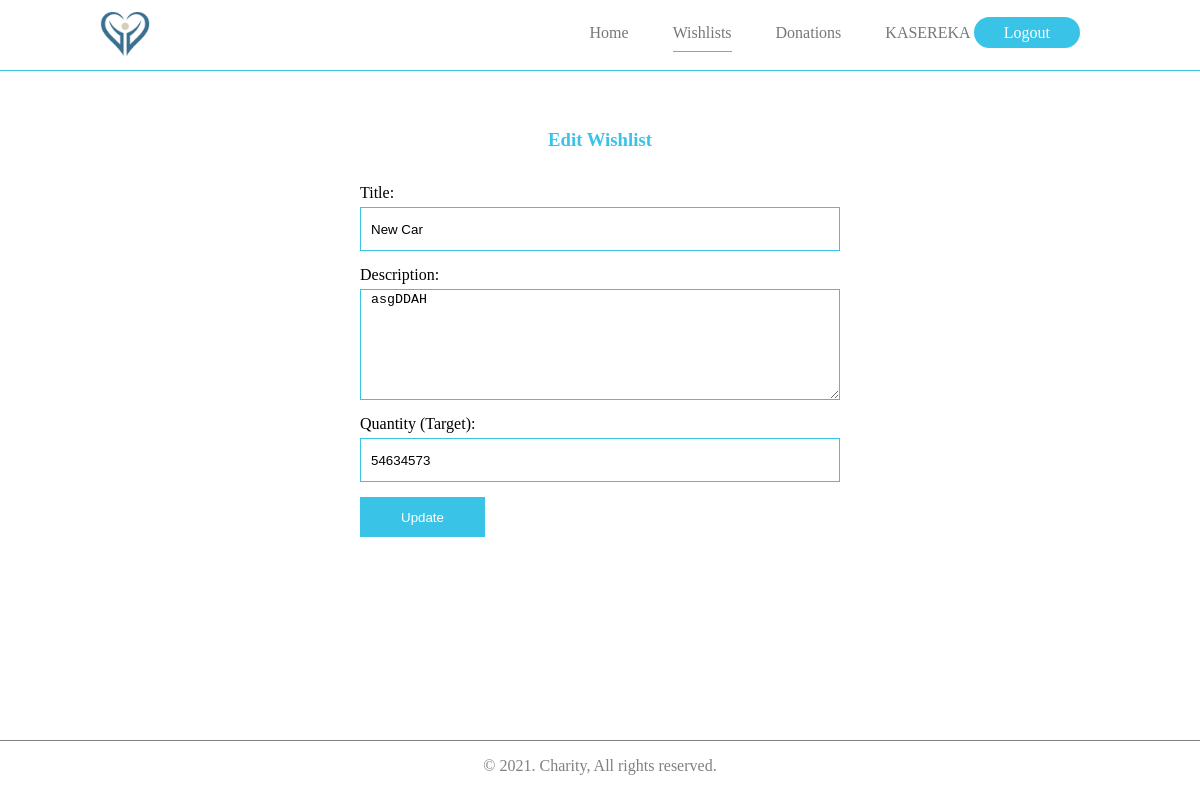
/edit_wish.php?id=3 (signed in), run on the app's committed database.
### tables this page shows
CREATE TABLE `organisations` (
  `id` int(11) NOT NULL,
  `name` varchar(255) DEFAULT NULL,
  `email` varchar(255) DEFAULT NULL,
  `phone_number` varchar(255) NOT NULL,
  `logo` text DEFAULT NULL,
  `description` text NOT NULL,
  `evidence` text NOT NULL,
  `paybill_no` int(11) NOT NULL,
  `account_no` varchar(255) NOT NULL,
  `password` text DEFAULT NULL,
  `is_active` int(11) DEFAULT NULL,
  `joined_date` timestamp NULL DEFAULT current_timestamp()
);

CREATE TABLE `wishlists` (
  `id` int(11) NOT NULL,
  `organisation_id` int(11) DEFAULT NULL,
  `title` varchar(255) NOT NULL,
  `description` text NOT NULL,
  `quantity` varchar(255) NOT NULL,
  `created_at` timestamp NULL DEFAULT current_timestamp()
);

### edit_wish.php (the view, shortened to what this page needs)
<?php
require_once('db.php');
if(isset($_SESSION['auth'])){
    $user = $_SESSION['auth'];
    if(!$user['is_admin']) {
    $req = $db->prepare("SELECT * FROM organisations WHERE id = ?");
    $req->execute(array($user['id']));
    $current = $req->fetch();
    if ($current['is_active']) {
        $id = $_GET['id'];
        if(isset($id) AND !empty($id)) {
            $wish_check = $db->prepare("SELECT * FROM wishlists WHERE id = ?");
            $wish_check->execute(array($id));
            if($wish_check->rowCount() > 0) {
                $wish = $wish_check->fetch();
            }
            else {
                header("Location: wishlist.php");
            }
        }
        else {
             header("Location: wishlist.php");
        }
?>
<!DOCTYPE html>
<html lang="en">
<head>
    <link rel="stylesheet" href="styles/style.css">
</head>
<body>
    <header>
        <div class="logo">
            <img src="images/logo.png" width="50" alt="">
        </div>
        <div class="menu">
            <ul>
                <li><a href="index.html">Home</a></li>
                <li class="active"><a href="wishlist.php">Wishlists</a></li>
                <li><a href="org_donations.php">Donations</a></li>
                <li><?= $current['name'] ?> <a class="login" href="logout.php">Logout</a></li>
            </ul>
        </div>
    </header>
    <section class="homeSection">
        <div class="box">
            <h3 class="login-title">Edit Wishlist</h3>
            <form method="post">
                <div class="email-section">
                    <label>Title:</label>
                    <input type="text" name="title"  value="<?= $wish['title'] ?>">
                </div>
                <div class="email-section">
                    <label>Description:</label>
                    <textarea name="description" rows="7"><?= $wish['description'] ?></textarea>
                </div>
                <div class="email-section">
                    <label>Quantity (Target):</label>
                    <input type="text" name="quantity" value="<?= $wish['quantity'] ?>">
                </div>
                <div class="btn-section">
                    <input class="login-btn" name="save" type="submit" value="Update">
                </div>
            </form>
        </div>
    </section>
    <footer>
        <p>&copy 2021. Charity, All rights reserved.</p>
    </footer>
</body>
</html>
<?php
        }
        else {
        header("Location: logout.php");
        }
    }
    else {
    header("Location: dashboard.php");
    }
}
else {
    header("Location: login.php");
}
?>

### styles/style.css (style rules this page uses)
body { margin: 0px; padding: 0px; }
header { background: white; position: absolute; top:0px; left: 0px; right: 0px; padding: 8px 100px; border-bottom: 1px solid #39C3E7; }
.logo { width: 50px !important; float: left; }
ul { list-style: none; text-align: right; }
li { display: inline; margin: 1px 20px; color: #777; }
li>a { color: #777; text-decoration: none; }
.active { color: #39C3E7 !important; padding-bottom: 10px; border-bottom: 1px solid #39C3E7; }
.login { color: white; background: #39C3E7; border-radius: 50px; padding: 7px 30px; }
h3 { color: #39C3E7; }
footer { border-top: 1px solid grey; text-align: center; width: 100%; float: left; }
footer,p { color: grey; }
.homeSection { width: 100%; min-height: 80vh !important; margin-top: 100px; display: flex; flex-direction: column; align-items: center; }
.box { width: 40%; height: auto; display: flex; flex-direction: column; padding: 10px; border-radius: 10px; }
.login-title { text-align: center; color: #39C3E7; }
.email-section { display: flex; flex-direction: column; margin: 15px 0px; }
.btn-section { display: flex; align-items: center; justify-content: space-between; }
.login-btn { padding: 0px 40px; color: #fff; background: #39C3E7; }
label { margin-bottom: 5px; }
input { height: 40px; border: 1px solid #39C3E7; padding-left: 10px; }
textarea { border: 1px solid #39C3E7; padding-left: 10px; }

### data on the page
organisations: name "KASEREKA"
wishlists: title "New Car", description "asgDDAH", quantity "54634573"
